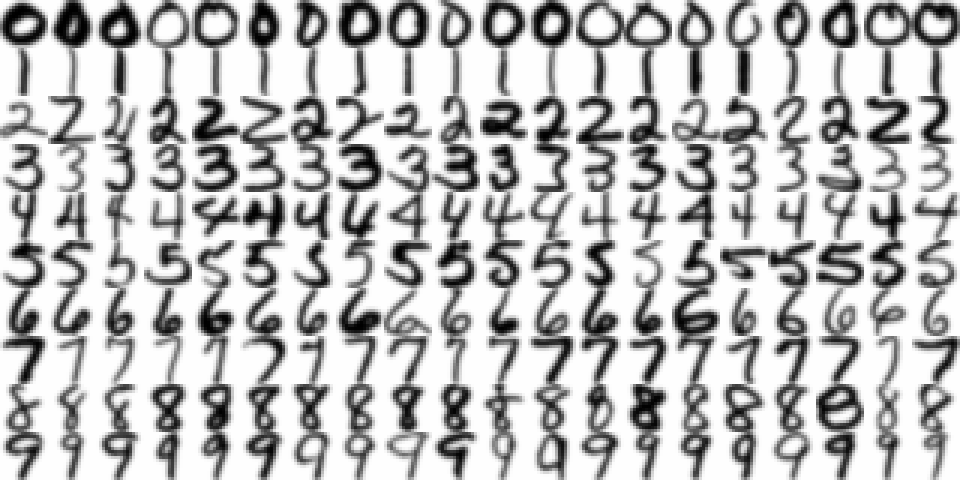
#> input picture dataset_samples.png, 960 x 480 px
$ python predict.py ../dataset_samples.png
#> lines starting #> are read from the running program, lines starting #| are printed output that depends on the picture
"""
predict.py - Classify your own handwritten digit image
=======================================================
Usage:
    python predict.py <image_path>

Examples:
    python predict.py my_digit.png
    python predict.py my_digit.jpg
    python predict.py scan.bmp
    python predict.py photo.tiff

The script will:
  1. Load your image (any common format) and convert it to 16x16 grayscale
  2. Normalize pixel values to [-1, 1]
  3. Run all 3 classifiers (Mean, k-NN k=3, SVD k=17) trained on USPS data
  4. Print what each classifier thinks the digit is
  5. Show a visual of how your image looks after preprocessing

Supported formats: PNG, JPG/JPEG, BMP, TIFF, GIF, WEBP, ICO, and more.
RGBA (transparent PNG) and CMYK are handled automatically.
"""

import sys
import os
import scipy.io as sio
import numpy as np
from PIL import Image

# ── Argument check ─────────────────────────────────────────────────────────────
if len(sys.argv) < 2:
    print("Usage: python predict.py <image_path>")
    print("Example: python predict.py my_digit.png")
    print("Supported: PNG, JPG, BMP, TIFF, GIF, WEBP, ICO, ...")
    sys.exit(1)

image_path = sys.argv[1]

if not os.path.exists(image_path):
    print(f"Error: File '{image_path}' not found.")
    sys.exit(1)

# ── Load & preprocess image ────────────────────────────────────────────────────
SUPPORTED_EXTENSIONS = {".png", ".jpg", ".jpeg", ".bmp", ".tiff", ".tif",
                         ".gif", ".webp", ".ico", ".ppm", ".pgm", ".pbm"}
ext = os.path.splitext(image_path)[1].lower()
if ext not in SUPPORTED_EXTENSIONS:
    print(f"Warning: '{ext}' may not be supported. Trying anyway...")
    print(f"Known supported formats: {', '.join(sorted(SUPPORTED_EXTENSIONS))}")

print(f"\nLoading image: {image_path}")
try:
    raw = Image.open(image_path)
#> raw is the input picture: PIL image 960x480 L; min 0, max 254, mean 188.5
except Exception as e:
    print(f"Error: Could not open image — {e}")
    sys.exit(1)

print(f"  Original mode : {raw.mode}  |  Original size: {raw.size[0]}x{raw.size[1]}px")
#|   Original mode : L  |  Original size: 960x480px

# Handle all colour modes robustly before converting to grayscale
if raw.mode == "RGBA":
    # Transparent PNG: composite onto white background so digit stays visible
    background = Image.new("RGB", raw.size, (255, 255, 255))
    background.paste(raw, mask=raw.split()[3])   # use alpha channel as mask
    raw = background
elif raw.mode == "CMYK":
    raw = raw.convert("RGB")    # PIL can convert CMYK->RGB cleanly
elif raw.mode == "P":          # palette/indexed-colour GIF etc.
    raw = raw.convert("RGB")
elif raw.mode == "1":          # 1-bit black & white
    raw = raw.convert("RGB")

img = raw.convert("L")                             # now safely to grayscale

# -- Auto-crop to bounding box and scale to USPS style --
# Skip auto-crop if the image is already 16x16 (meaning it comes from the dataset)
if img.size != (16, 16):
    # Invert temporarily to find the bounding box of the dark ink
    inverted_for_bbox = Image.eval(img, lambda p: 255 - p) if np.array(img).mean() > 127 else img
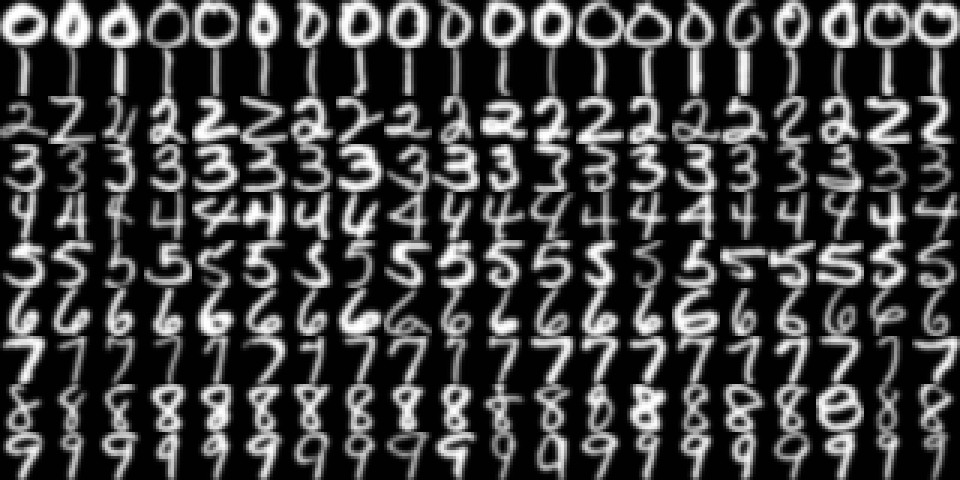
#> inverted_for_bbox: PIL image 960x480 L; min 1, max 255, mean 66.5
    bbox = inverted_for_bbox.getbbox()
#> bbox = (0, 0, 960, 480)

    if bbox:
        # Crop to the tightly drawn digit ink
        img = img.crop(bbox)

        # Pad slightly to make it roughly square and centered
        w, h = img.size
#> w = 960; h = 480
        side = int(max(w, h) * 1.2)  # add ~10% padding on each side
#> side = 1152
        new_img = Image.new("L", (side, side), color=255 if np.array(img).mean() > 127 else 0)
#> new_img: PIL image 1152x1152 L; every value is 255
        new_img.paste(img, ((side - w) // 2, (side - h) // 2))
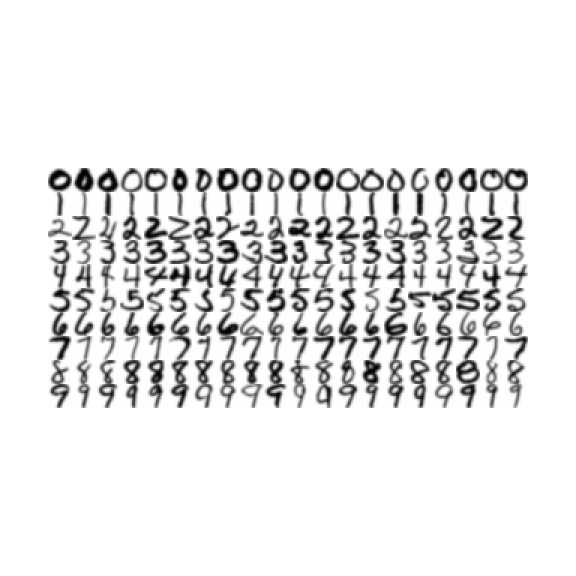
#> new_img: PIL image 1152x1152 L (shown at 1/2 size); min 0, max 255, mean 231.9
        img = new_img

# Resize the tightly cropped and padded digit to 16x16
img = img.resize((16, 16), Image.LANCZOS)
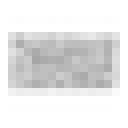
#> img: PIL image 16x16 L (shown 8 times larger); min 166, max 255, mean 231.2
img_array = np.array(img, dtype=float)              # shape (16, 16)

# Normalize to [-1, 1]  (USPS dataset range)
# Input pixels are 0-255, we map: 255 -> -1, 0 -> +1  (white=background=-1, dark digit=+1)
# OR if image has dark background: 0 -> -1, 255 -> +1
# We auto-detect: if background is light (mean > 127), invert
if img_array.mean() > 127:
    # Light background (white paper), dark digit — invert so digit = high value
    img_array = 255 - img_array

# Scale to [-1, 1]
img_normalized = (img_array / 127.5) - 1.0         # [0,255] -> [-1, 1]
y = img_normalized.flatten()                         # shape (256,) — our input vector
#> y = 256 values, max -0.302 at index 116, min -1 at index 0, mean -0.813

# ── Show ASCII preview of the processed image ──────────────────────────────────
print("\nPreprocessed image (16x16, bright = digit stroke):")
print("  +" + "-" * 32 + "+")
for row in img_normalized:
    line = ""
    for px in row:
        if px > 0.5:
            line += "##"
        elif px > 0.0:
            line += "++"
        elif px > -0.5:
            line += ".."
        else:
            line += "  "
    print(f"  |{line}|")
#> this loop made 16 passes
print("  +" + "-" * 32 + "+")

# ── Load training data ─────────────────────────────────────────────────────────
print("\nLoading USPS training data...")
#> (the run stopped early here; a loop or call above may not have finished)
